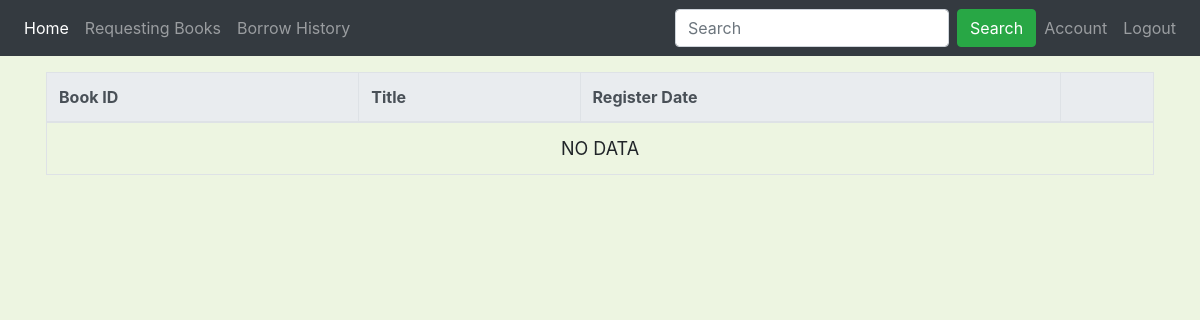
The page /borrow (signed in) on the database as committed earlier.
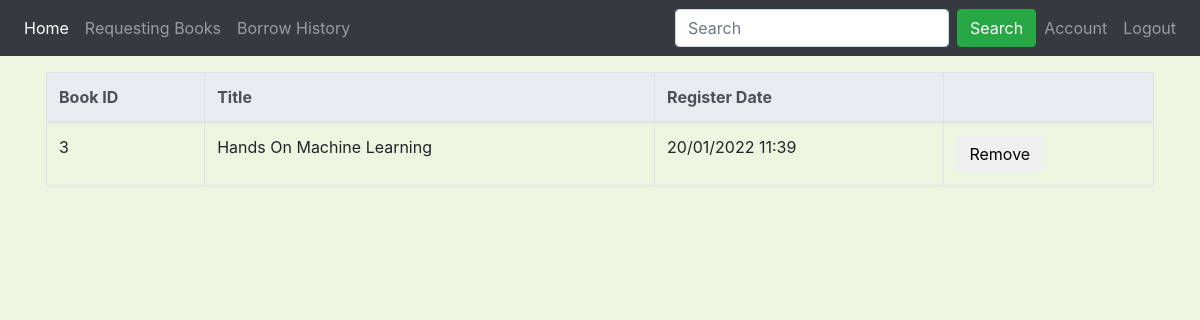
The same page on the database as committed later.
### library/models.py (models this page shows, shortened)
class Book(db.Model):
    __tablename__ = 'book'
    id = db.Column(db.Integer, primary_key=True)
    title = db.Column(db.String(100), nullable=False)
    current_quantity = db.Column(db.Integer, nullable=False, default=1)
    max_quantity = db.Column(db.Integer, nullable=False, default=1)
    category = db.Column(db.String(100), nullable=False)
    image = db.Column(db.String(100), nullable=False, default='placeholder.jpg')
    description = db.Column(db.String(500))
    authors = db.relationship('Author', secondary=book_author, backref='books', lazy=True)
    borrow = db.relationship('BorrowHistory', backref='borrowed_books', lazy=True)

### library/routes.py (the view, shortened to what this page needs)
@app.route("/borrow", methods=["GET", "POST"])
@role_required("user")
def borrow():
    user = current_user
    borrow_entries = BorrowHistory.query.filter_by(user_id=user.id).all()
    table = []
    for entry in borrow_entries:
        if entry.status == "requesting":
            book_id = entry.book_id
            book = Book.query.get(book_id)
            register_date_str = entry.register_date.strftime("%d/%m/%Y %H:%M")
            table.append((book_id, book.title, register_date_str))
    return render_template("borrow.html", table=table, title="Borrow")

### library/utils.py (called while the page is built)
def role_required(role):
    def wrapper(fn):
        @wraps(fn)
        def decorated_view(*args, **kwargs):
            if not current_user.is_authenticated:
               return login_manager.unauthorized()
            if session['account_type'] != role:
                return login_manager.unauthorized()
            return fn(*args, **kwargs)
        return decorated_view
    return wrapper

@login_manager.user_loader
def load_user(user_id):
    if session.get('account_type') == 'user':
        return User.query.get(int(user_id))
    elif session.get('account_type') == 'librarian':
        return Librarian.query.get(int(user_id))

### library/templates/borrow.html (shortened to what this page needs)
{% extends "layout.html" %}
{% block content %}
<div class="container">
    <table class="table table-bordered">
        <thead class="thead-light">
            <tr>
                <th>Book ID</th>
                <th>Title</th>
                <th>Register Date</th>
                <th></th>
            </tr>
        </thead>
        <tbody>
            {% if table|length == 0 %}
            <tr><td colspan="4" style="text-align: center;font-size: large;">NO DATA</td></tr>
            {% endif %}
            {% for entry in table %}
            <tr>
                <form action="" method="POST">
                    <td>{{ entry[0] }}</td>
                    <td>{{ entry[1].title() }}</td>
                    <td>{{ entry[2] }}</td>
                    <td>
                        <button type="submit" class="btn">Remove</button>
                    </td>
                </form>
            </tr>
            {% endfor %}
        </tbody>
    </table>
</div>
{% endblock %}

### library/templates/layout.html (shortened to what this page needs)
<!DOCTYPE html>
<html lang="en">
<head>
    <link href="https://maxcdn.bootstrapcdn.com/bootstrap/4.1.3/css/bootstrap.min.css" rel="stylesheet">
    <link href="/static/styles.css" rel="stylesheet">
</head>
<body>
    <nav class="navbar navbar-expand-lg navbar-dark bg-dark">
        <div class="collapse navbar-collapse" id="navbarSupportedContent">
            <ul class="navbar-nav mr-auto">
                <li class="nav-item active">
                    <a class="nav-link" href="{{ url_for("home") }}">Home <span class="sr-only">(current)</span></a>
                </li>
                {% if session['account_type'] == 'librarian' %}
                <li class="nav-item">
                    <a class="nav-link" href="{{ url_for("lend") }}">Lend and Return Book</a>
                </li>
                <li class="nav-item">
                    <a class="nav-link" href="{{ url_for("insert") }}">Insert Book</a>
                </li>
                <li class="nav-item">
                    <a class="nav-link" href="{{ url_for("user_account") }}">Manage User</a>
                </li>
                <li class="nav-item">
                    <a class="nav-link" href="{{ url_for("statistics") }}">Statistics</a>
                </li>
                {% else %}
                <li class="nav-item">
                    <a class="nav-link" href="{{ url_for("borrow") }}">Requesting Books</a>
                </li>
                <li class="nav-item">
                    <a class="nav-link" href="{{ url_for("borrow_history") }}">Borrow History</a>
                </li>
                {% endif %}
            </ul>
            <ul class="navbar-nav">
                <form action="{{ url_for('search') }}" method="POST" class="form-inline my-2 my-lg-0">
                    <input class="form-control mr-sm-2" type="search" placeholder="Search" aria-label="Search"
                    name="book_name">
                    <button class="btn btn-success my-2 my-sm-0" type="submit">Search</button>
                </form>
                {% if current_user.is_authenticated %}
                    {% if session['account_type'] == 'user' %}
                        <li class="nav-item">
                            <a class="nav-link" href="{{ url_for("account") }}">Account</a>
                        </li>
                    {% endif %}
                <li class="nav-item">
                    <a class="nav-link" href="{{ url_for("logout") }}">Logout</a>
                </li>
                {% endif %}
            </ul>
        </div>
    </nav>
    {% block content %}{% endblock %}
</body>
</html>

### library/static/styles.css (style rules this page uses)
body { width: 100%; height: 100vh; background-color: #EDF5E1; }
a { color: black; }
.container { padding: 16px; }

Rows that differ between the two databases and show on the page:
now on this page (row edited): Book: id "3", title "Hands On Machine Learning", entry "20/01/2022 11:39"
Other text that changed with them:
text no longer shown: "NO DATA"
